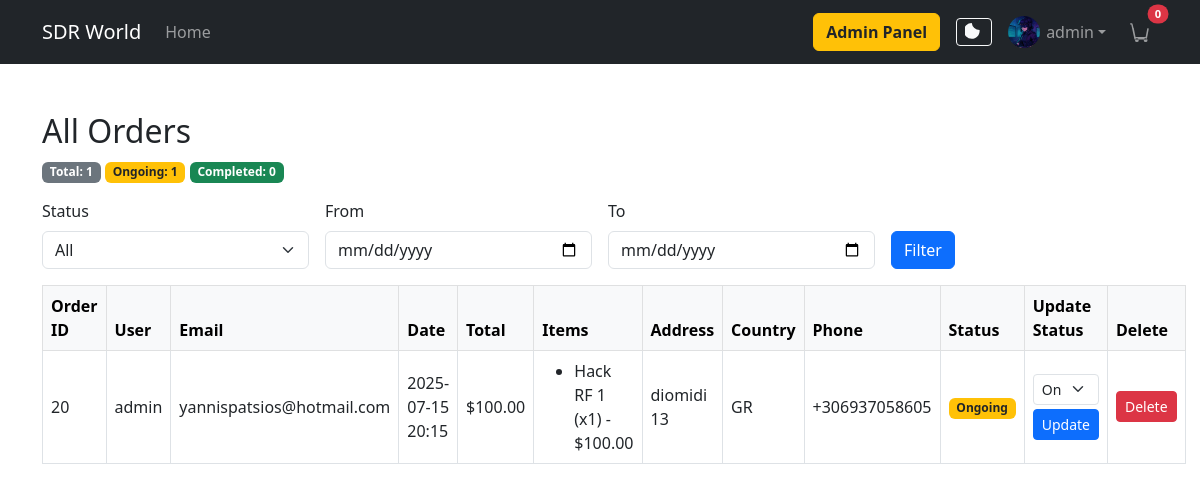
The page /adminpanel/orders/ (signed in) on the database its author committed.
### accounts/models.py (models this page shows, shortened)
class UserProfile(models.Model):
    user = models.OneToOneField(User, on_delete=models.CASCADE)
    address = models.CharField(max_length=255, blank=True)
    phone = models.CharField(max_length=20, blank=True)
    avatar = models.ImageField(upload_to='avatars/', blank=True, null=True)

### cart/models.py (models this page shows, shortened)
class Order(models.Model):
    user = models.ForeignKey(User, related_name='orders', on_delete=models.CASCADE)
    created_at = models.DateTimeField(auto_now_add=True)
    total = models.DecimalField(max_digits=10, decimal_places=2)
    address = models.CharField(max_length=255, blank=True)
    email = models.EmailField(blank=True, null=True)
    phone = models.CharField(max_length=32, blank=True)
    country = models.CharField(max_length=64, blank=True)
    STATUS_CHOICES = [
        ('ongoing', 'Ongoing'),
        ('completed', 'Completed'),
    ]
    status = models.CharField(max_length=20, choices=STATUS_CHOICES, default='ongoing')

class OrderItem(models.Model):
    order = models.ForeignKey(Order, related_name='items', on_delete=models.CASCADE)
    product = models.ForeignKey(Product, on_delete=models.CASCADE)
    quantity = models.PositiveIntegerField()
    price = models.DecimalField(max_digits=10, decimal_places=2)

### products/models.py (models this page shows, shortened)
class Product(models.Model):
    name = models.CharField(max_length=200)
    brand = models.CharField(max_length=100)
    price = models.DecimalField(max_digits=10, decimal_places=2)
    description = models.TextField()
    image = models.ImageField(upload_to='products/')
    category = models.ForeignKey(Category, related_name='products', on_delete=models.CASCADE)
    created_at = models.DateTimeField(auto_now_add=True)

### adminpanel/views.py (the view)
# urls.py: path('orders/', views.orders_crud, name='orders_crud'),
@user_passes_test(is_admin_or_editor)
def orders_crud(request):
    orders = Order.objects.select_related('user').prefetch_related('items__product').order_by('-created_at')
    status_filter = request.GET.get('status', '')
    date_from = request.GET.get('date_from', '')
    date_to = request.GET.get('date_to', '')
    if status_filter:
        orders = orders.filter(status=status_filter)
    if date_from:
        orders = orders.filter(created_at__date__gte=date_from)
    if date_to:
        orders = orders.filter(created_at__date__lte=date_to)
    order_count_all = Order.objects.count()
    order_count_ongoing = Order.objects.filter(status='ongoing').count()
    order_count_completed = Order.objects.filter(status='completed').count()
    return render(request, 'adminpanel/orders_crud.html', {
        'orders': orders,
        'status_filter': status_filter,
        'date_from': date_from,
        'date_to': date_to,
        'order_count_all': order_count_all,
        'order_count_ongoing': order_count_ongoing,
        'order_count_completed': order_count_completed,
    })

### adminpanel/views.py (called while the page is built)
def is_admin_or_editor(user):
    return user.is_staff or user.is_superuser

### cart/context_processors.py (called while the page is built)
def cart_count(request):
    if request.user.is_authenticated:
        return {'cart_count': CartItem.objects.filter(user=request.user).count()}
    return {'cart_count': 0}

### templates/adminpanel/orders_crud.html (shortened to what this page needs)
{% extends 'base.html' %}
{% block content %}
<div class="container mt-5">
    <h2>All Orders</h2>
    <div class="mb-3">
        <span class="badge bg-secondary">Total: {{ order_count_all }}</span>
        <span class="badge bg-warning text-dark">Ongoing: {{ order_count_ongoing }}</span>
        <span class="badge bg-success">Completed: {{ order_count_completed }}</span>
    </div>
    <form class="row g-3 mb-3" method="get">
        <div class="col-md-3">
            <label for="status-filter" class="form-label">Status</label>
            <select class="form-select" id="status-filter" name="status">
                <option value="">All</option>
            </select>
        </div>
        <div class="col-md-3">
            <label for="date-from" class="form-label">From</label>
            <input type="date" class="form-control" id="date-from" name="date_from" value="{{ date_from }}">
        </div>
        <div class="col-md-3">
            <label for="date-to" class="form-label">To</label>
            <input type="date" class="form-control" id="date-to" name="date_to" value="{{ date_to }}">
        </div>
        <div class="col-md-3 align-self-end">
            <button type="submit" class="btn btn-primary">Filter</button>
        </div>
    </form>
    <table class="table table-bordered align-middle">
        <thead class="table-light">
            <tr>
                <th>Order ID</th>
                <th>User</th>
                <th>Email</th>
                <th>Date</th>
                <th>Total</th>
                <th>Items</th>
                <th>Address</th>
                <th>Country</th>
                <th>Phone</th>
                <th>Status</th>
                <th>Update Status</th>
                <th>Delete</th>
            </tr>
        </thead>
        <tbody>
            {% for order in orders %}
            <tr>
                <td>{{ order.id }}</td>
                <td>{{ order.user.username }}</td>
                <td>{{ order.email }}</td>
                <td>{{ order.created_at|date:"Y-m-d H:i" }}</td>
                <td>${{ order.total|floatformat:2 }}</td>
                <td>
                    <ul class="mb-0">
                        {% for item in order.items.all %}
                            <li>{{ item.product.name }} (x{{ item.quantity }}) - ${{ item.price|floatformat:2 }}</li>
                        {% endfor %}
                    </ul>
                </td>
                <td>{{ order.address }}</td>
                <td>{{ order.country }}</td>
                <td>{{ order.phone }}</td>
                <td><span class="badge {% if order.status == 'completed' %}bg-success{% else %}bg-warning text-dark{% endif %}">{{ order.get_status_display }}</span></td>
                <td>
                    <form class="order-status-form" data-order-id="{{ order.id }}">
                        <select name="status" class="form-select form-select-sm">
                            <option value="ongoing" {% if order.status == 'ongoing' %}selected{% endif %}>Ongoing</option>
                        </select>
                        <button type="submit" class="btn btn-sm btn-primary mt-1">Update</button>
                    </form>
                </td>
                <td>
                    <form class="order-delete-form" data-order-id="{{ order.id }}">
                        <button type="submit" class="btn btn-sm btn-danger">Delete</button>
                    </form>
                </td>
            </tr>
            {% empty %}
            <tr><td colspan="11">No orders yet.</td></tr>
            {% endfor %}
        </tbody>
    </table>
</div>
{% endblock %}

### templates/base.html (shortened to what this page needs)
<!DOCTYPE html>
<html lang="en">
<head>
    <link href="https://cdn.jsdelivr.net/npm/bootstrap@5.3.0/dist/css/bootstrap.min.css" rel="stylesheet">
</head>
<body>
    <nav class="navbar navbar-expand-lg navbar-dark bg-dark mb-4">
        <div class="container">
            <a class="navbar-brand" href="/">SDR World</a>
            <div class="collapse navbar-collapse" id="navbarNav">
                <ul class="navbar-nav me-auto mb-2 mb-lg-0">
                    <li class="nav-item"><a class="nav-link" href="/">Home</a></li>
                </ul>
                <ul class="navbar-nav mb-2 mb-lg-0 align-items-center w-100 justify-content-end">
                    {% if user.is_authenticated %}
                        {% if user.is_staff or user.is_superuser %}
                            <li class="nav-item mb-2 mb-lg-0">
                                <a class="btn btn-warning" href="{% url 'admin_dashboard' %}" style="color: #212529; font-weight: 600;">Admin Panel</a>
                            </li>
                        {% endif %}
                    {% endif %}
                    <li class="nav-item ms-3 me-2 mb-2 mb-lg-0">
                        <button id="darkModeToggle" class="btn btn-outline-light btn-sm" title="Toggle dark mode" style="display: flex; align-items: center; justify-content: center;">
                            <svg id="darkModeIcon" xmlns="http://www.w3.org/2000/svg" width="18" height="18" fill="currentColor" class="bi bi-moon" viewBox="0 0 16 16">
                                <path d="M6 0a7 7 0 0 0 0 14c3.866 0 7-3.134 7-7 0-.265-.015-.527-.045-.785A6.978 6.978 0 0 1 6 0z"/>
                            </svg>
                        </button>
                    </li>
                    {% if user.is_authenticated %}
                        <li class="nav-item dropdown mb-2 mb-lg-0">
                            <a class="nav-link dropdown-toggle d-flex align-items-center" href="#" id="navbarDropdown" role="button" data-bs-toggle="dropdown" aria-expanded="false">
                                {% if user.userprofile.avatar and user.userprofile.avatar.name %}
                                    <img src="{{ user.userprofile.avatar.url }}" class="navbar-avatar" alt="avatar">
                                {% else %}
                                    <img src="https://ui-avatars.com/api/?name={{ user.username|urlencode }}&size=32" class="navbar-avatar" alt="avatar">
                                {% endif %}
                                {{ user.username }}
                            </a>
                        </li>
                        <li class="nav-item ms-2 mb-2 mb-lg-0">
                            <a class="nav-link d-flex align-items-center position-relative justify-content-center" href="{% url 'cart_view' %}">
                                <span id="cart-count-badge" class="position-absolute top-0 start-100 translate-middle badge rounded-pill bg-danger" style="font-size: 0.7rem; min-width: 18px;">{{ cart_count }}</span>
                            </a>
                        </li>
                    {% endif %}
                </ul>
            </div>
        </div>
    </nav>
    {% block content %}{% endblock %}
</body>
</html>

### templates/base.html (style rules this page uses)
.navbar-avatar { width: 32px; height: 32px; object-fit: cover; border-radius: 50%; margin-right: 6px; }

### rows shown on the page
Order: id "20", user.username "admin", email "yannispatsios@hotmail.com", created_at "2025-07-15 20:15", total "100.00", address "diomidi 13", country "GR", phone "+306937058605", status "Ongoing"
OrderItem: product.name "Hack RF 1", quantity "1", price "100.00"

### other values the page prints
{{ user.username }} "admin"
{{ cart_count }} "0"
{{ order_count_all }} "1"
{{ order_count_ongoing }} "1"
{{ order_count_completed }} "0"
